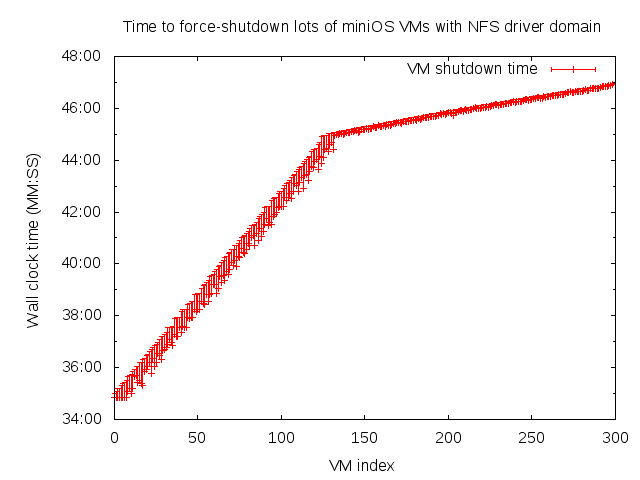

Source code (gnuplot):
set terminal png 
set ydata time
set timefmt y "%Y%m%dT%H:%M:%SZ"
set title "Time to force-shutdown lots of miniOS VMs with NFS driver domain"
set ylabel "Wall clock time (MM:SS)"
set xlabel "VM index"

plot "shutdown.dat" using 0:3:3:4 with yerrorbars title "VM shutdown time"
